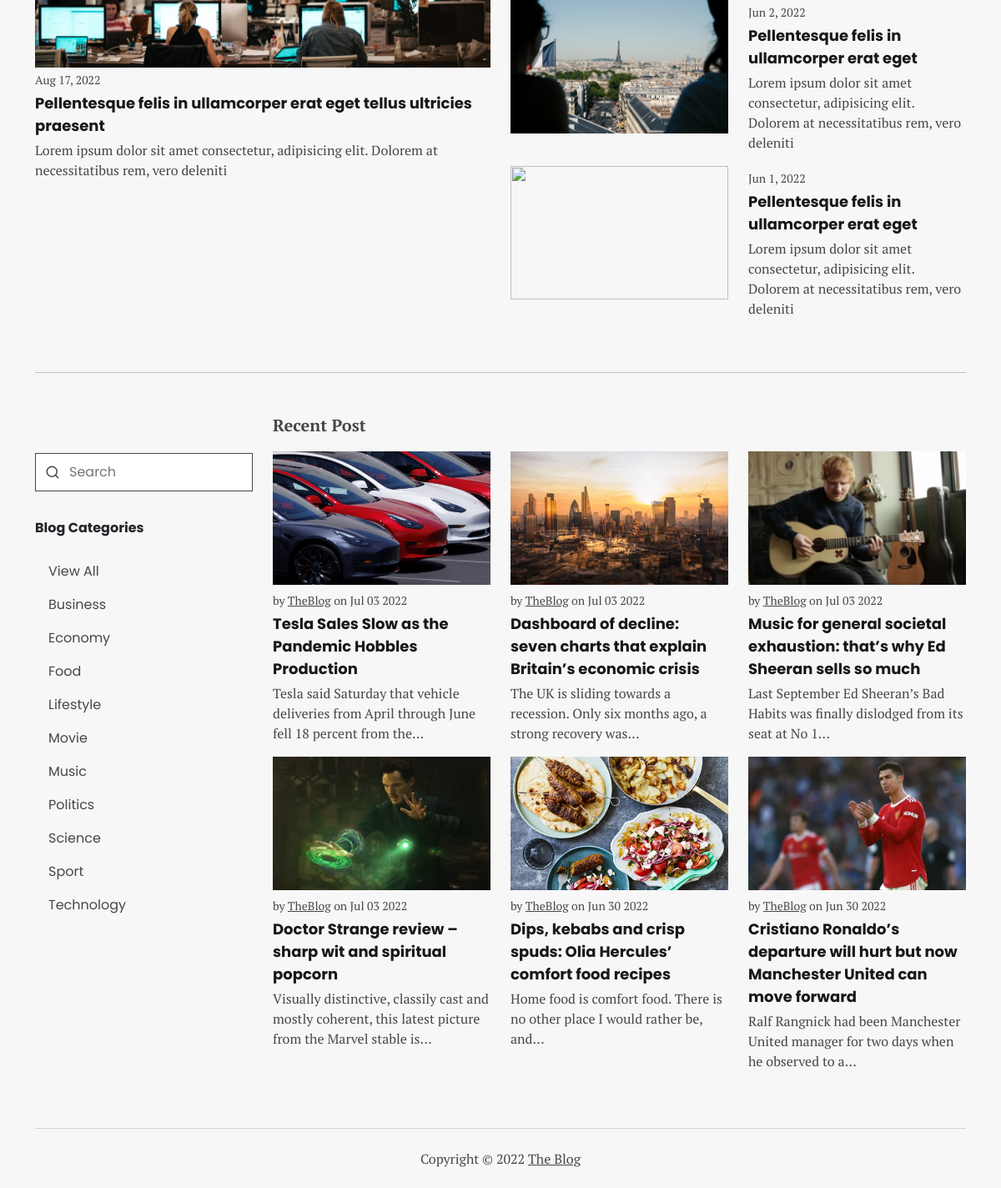
Before: / (lower part) with the older database file.
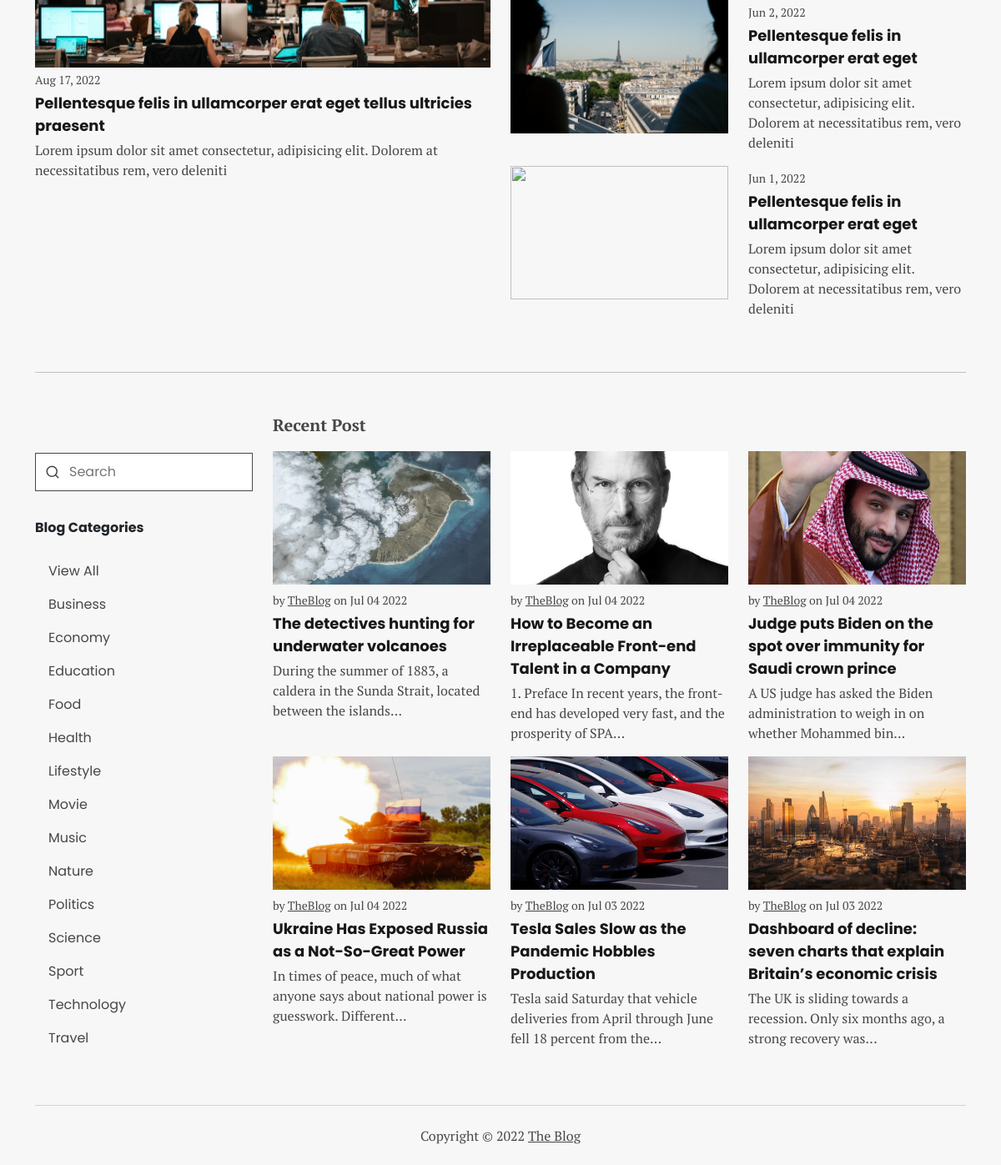
After: the same page with the newer database file.
### tables this page shows
CREATE TABLE `category` (
  `id` int(11) NOT NULL,
  `name` varchar(250) NOT NULL,
  `createdAt` datetime NOT NULL
);

CREATE TABLE `post` (
  `id` int(11) NOT NULL,
  `title` varchar(250) NOT NULL,
  `body` text NOT NULL,
  `image` varchar(250) NOT NULL,
  `id_user` int(11) NOT NULL,
  `category` varchar(150) NOT NULL,
  `created_at` datetime NOT NULL
);

CREATE TABLE `user` (
  `id` int(11) NOT NULL,
  `email` varchar(250) NOT NULL,
  `password` varchar(250) NOT NULL,
  `first_name` varchar(250) NOT NULL,
  `last_name` varchar(250) NOT NULL,
  `isAdmin` tinyint(1) NOT NULL,
  `createdAt` datetime NOT NULL
);

### index.php (the view, shortened to what this page needs)
<?php
include './connection.php';
$sql_category = "SELECT * FROM category ORDER BY name";
$query_category = mysqli_query($conn, $sql_category);
$sql_post = "SELECT post.id, post.title, post.body, post.image, post.created_at, user.first_name AS 'author'
            FROM post
            LEFT JOIN user ON post.id_user = user.id
            ORDER BY created_at DESC
            LIMIT 6";
$query_post = mysqli_query($conn, $sql_post);
?>
<!DOCTYPE html>
<html lang="en">
<head>
  <link rel="stylesheet" href="./style/bootstrap.min.css" />
  <link rel="stylesheet" href="./style/main.css" />
</head>
<body>
  <div class="container">
    <main>
      <article class="row my-5">
        <div class="col-12 col-md post mb-3">
          <a href="#"><img src="./assets/img1.jpg" alt="" class="post__image-large" /></a>
          <p class="post__date">Aug 17, 2022</p>
          <a href="#">
            <p class="post__title">
              Pellentesque felis in ullamcorper erat eget tellus ultricies
              praesent
            </p>
          </a>
          <a href="#">
            <p class="post__body">
              Lorem ipsum dolor sit amet consectetur, adipisicing elit.
              Dolorem at necessitatibus rem, vero deleniti
            </p>
          </a>
        </div>
        <div class="col-12 col-md post">
          <div class="row mb-3 pe-0">
            <div class="col-12 col-xl-6">
              <a href="#"><img src="./assets/img2.jpg" alt="" class="post__image" /></a>
            </div>
            <div class="col">
              <p class="post__date">Jun 2, 2022</p>
              <a href="#">
                <p class="post__title">
                  Pellentesque felis in ullamcorper erat eget
                </p>
              </a>
              <a href="#">
                <p class="post__body">
                  Lorem ipsum dolor sit amet consectetur, adipisicing elit.
                  Dolorem at necessitatibus rem, vero deleniti
                </p>
              </a>
            </div>
          </div>
          <div class="row mb-3 pe-0">
            <div class="col-12 col-xl-6">
              <a href="#"><img src="./assets/a.jpg" alt="" class="post__image" /></a>
            </div>
            <div class="col">
              <p class="post__date">Jun 1, 2022</p>
              <a href="#">
                <p class="post__title">
                  Pellentesque felis in ullamcorper erat eget
                </p>
              </a>
              <a href="#">
                <p class="post__body">
                  Lorem ipsum dolor sit amet consectetur, adipisicing elit.
                  Dolorem at necessitatibus rem, vero deleniti
                </p>
              </a>
            </div>
          </div>
        </div>
      </article>
      <hr />
      <div class="row mt-0 mt-md-5">
        <aside class="col-12 col-md-3 mt-5 mb-4">
          <form action="./search.php" method="get" class="search">
            <input type="text" name="name" class="input" placeholder="Search" />
            <img src="./assets/ic_search.svg" alt="" />
          </form>
          <div class="category">
            <p class="category__title">Blog Categories</p>
            <nav class="nav-side" aria-label="Category Navigation">
              <a href="category.php?name=All">
                <p>View All</p>
              </a>
              <?php while ($row = mysqli_fetch_array($query_category)) { ?>
                <a href="category.php?name=<?= $row['name'] ?>">
                  <p><?= $row['name'] ?></p>
                </a>
              <?php } ?>
            </nav>
          </div>
        </aside>
        <article class="col-12 col-md-9 post">
          <p class="title-post">Recent Post</p>
          <div class="row mb-3">
            <?php while ($row_post = mysqli_fetch_array($query_post)) { ?>
              <div class="col-12 col-md-6 col-lg-4 mb-3 card-post">
                <a href="read.php?id=<?= $row_post['id'] ?>">
                  <img src="./assets/post_image/<?= $row_post['image'] ?>" alt="" class="post__image" />
                  <p class="post__date pt-2 m-0">by <u><?= $row_post['author'] ?></u> on <?= date("M d Y", strtotime($row_post['created_at'])) ?></p>
                  <p class="post__title"><?= $row_post['title'] ?></p>
                  <p class="post__body wrap">
                    <?= implode(' ', array_slice(explode(' ', strip_tags($row_post['body'])), 0, 15)); ?>...
                  </p>
                </a>
              </div>
            <?php } ?>
          </div>
        </article>
      </div>
    </main>
    <footer>
      <p>Copyright © <?= date('Y') ?> <a href="#">The Blog</a></p>
    </footer>
  </div>
</body>
</html>

Changed rows visible on the page:
no longer on this page (row edited): post: image (picture), id_user.first_name "TheBlog", created_at "Jul 03 2022", title "Music for general societal exhaustion: that’s why Ed Sheeran sells so much", body "Last September Ed Sheeran’s Bad Habits was finally dislodged from its seat at No 1"
no longer on this page (row edited): post: image (picture), id_user.first_name "TheBlog", created_at "Jul 03 2022", title "Doctor Strange review – sharp wit and spiritual popcorn", body "Visually distinctive, classily cast and mostly coherent, this latest picture from the Marvel stable is"
no longer on this page (row edited): post: image (picture), id_user.first_name "TheBlog", created_at "Jun 30 2022", title "Dips, kebabs and crisp spuds: Olia Hercules’ comfort food recipes", body "Home food is comfort food. There is no other place I would rather be, and"
no longer on this page (row edited): post: image (picture), id_user.first_name "TheBlog", created_at "Jun 30 2022", title "Cristiano Ronaldo’s departure will hurt but now Manchester United can move forward", body "Ralf Rangnick had been Manchester United manager for two days when he observed to a"
added category: name "Education"
added category: name "Health"
added category: name "Nature"
added category: name "Travel"
added post: image (picture), id_user.first_name "TheBlog", created_at "Jul 04 2022", title "The detectives hunting for underwater volcanoes", body "During the summer of 1883, a caldera in the Sunda Strait, located between the islands"
added post: image (picture), id_user.first_name "TheBlog", created_at "Jul 04 2022", title "How to Become an Irreplaceable Front-end Talent in a Company", body "1. Preface In recent years, the front-end has developed very fast, and the prosperity of SPA"
added post: image (picture), id_user.first_name "TheBlog", created_at "Jul 04 2022", title "Judge puts Biden on the spot over immunity for Saudi crown prince", body "A US judge has asked the Biden administration to weigh in on whether Mohammed bin"
added post: image (picture), id_user.first_name "TheBlog", created_at "Jul 04 2022", title "Ukraine Has Exposed Russia as a Not-So-Great Power", body "In times of peace, much of what anyone says about national power is guesswork. Different"
